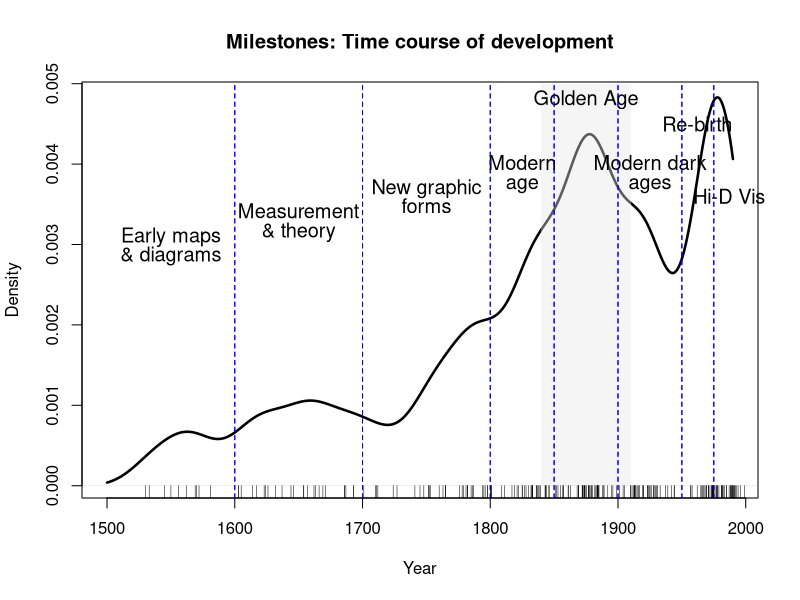
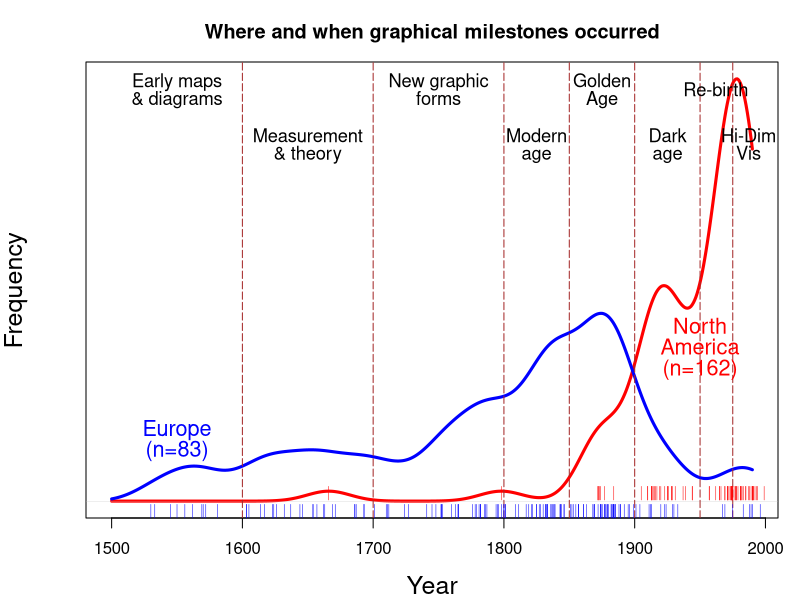

These charts were generated, in order, by the following R code:
library(here)
#cd(dropbox_folder())
#cd("Documents/TOGS/front/fig")

# all milestone events

subset<- c(1530, 1533, 1545, 1550, 1556, 1562, 1569, 1570, 1572, 1581,
1605, 1603, 1603, 1614, 1617, 1624, 1623, 1626, 1632, 1637, 1644,
1646, 1654, 1654, 1657, 1663, 1662, 1666, 1669, 1671, 1686, 1686,
1687, 1693, 1693, 1701, 1710, 1711, 1712, 1724, 1727, 1745, 1741,
1748, 1752, 1752, 1752, 1753, 1765, 1760, 1763, 1765, 1765, 1781,
1776, 1778, 1779, 1782, 1782, 1782, 1785, 1786, 1787, 1794, 1795,
1796, 1798, 1798, 1800, 1800, 1801, 1801, 1809, 1811, 1817, 1819,
1825, 1821, 1822, 1825, 1827, 1828, 1832, 1830, 1832, 1833, 1833,
1833, 1833, 1836, 1836, 1837, 1838, 1839, 1839, 1843, 1843, 1843,
1844, 1846, 1846, 1851, 1852, 1853, 1855, 1857, 1857, 1857, 1861,
1861, 1863, 1868, 1869, 1869, 1869, 1872, 1872, 1872, 1872, 1873,
1874, 1874, 1874, 1874, 1875, 1875, 1877, 1877, 1877, 1878, 1878,
1879, 1879, 1889, 1880, 1882, 1882, 1883, 1884, 1884, 1884, 1884,
1884, 1885, 1885, 1885, 1888, 1889, 1892, 1895, 1896, 1899, 1901,
1904, 1905, 1910, 1910, 1911, 1912, 1913, 1913, 1913, 1913, 1914,
1914, 1915, 1920, 1916, 1917, 1925, 1919, 1920, 1923, 1923, 1924,
1925, 1926, 1929, 1928, 1928, 1929, 1930, 1931, 1933, 1942, 1937,
1939, 1944, 1944, 1957, 1957, 1958, 1962, 1965, 1966, 1965, 1967,
1968, 1969, 1969, 1969, 1971, 1971, 1971, 1972, 1973, 1973, 1974,
1974, 1974, 1974, 1975, 1975, 1975, 1975, 1975, 1976, 1977, 1977,
1978, 1978, 1979, 1981, 1981, 1981, 1982, 1982, 1983, 1983, 1985,
1985, 1987, 1988, 1988, 1989, 1989, 1990, 1990, 1990, 1990, 1990,
1991, 1991, 1993, 1992, 1994, 1996, 1999)

den <- density(subset, from=1500, to=1990, bw="sj")

#  standard plot -- all together
plot(density(subset, from=1500, to=1990, bw="sj"), lwd=2.5,
	main="Milestones: Time course of development",
	xlab="Year")
rect(1840, 0, 1910, 0.005, col=grey(.90, alpha=0.4), border=NA)
	ref <-c(1600, 1700, 1800, 1850, 1900, 1950, 1975)
	abline(v= ref, lty=2, lwd=1, col="blue")
	labx<-c(1550, 1650, 1750, 1825, 1875, 1925, 1962, 1987)
	laby<- 0.003 + 0.0003 * c(0, 1, 2, 3, 6, 3, 5, 2)
	txt1 <-c("Early maps\n& diagrams",
		 "Measurement\n& theory", 
		 "New graphic\nforms", 
		 "Modern\nage", 
		 "Golden Age", 
		 "Modern dark\nages", 
		 "Re-birth", 
		 "Hi-D Vis")
oldpar <- par(lheight=0.8)
text(labx, laby, labels=txt1, cex=1.2, xpd=TRUE)
rug(subset, quiet=TRUE)

# separate curves for Eur and NAmer

#parts <- split(mileyears, mileyears$where)
#s1 <- mileyears$where == 'NAmer'
#s2 <- mileyears$where == 'Eur'
#sub1 <- years[years>start & s1]
#sub2 <- years[years>start & s2]
#dput(sub1)

	# North America
	sub1 <-
	c(1666, 1798, 1872, 1872, 1872, 1873, 1874, 1877, 1884, 1905,
	1910, 1910, 1913, 1913, 1913, 1914, 1914, 1915, 1916, 1917, 1925,
	1919, 1920, 1923, 1925, 1926, 1929, 1928, 1928, 1931, 1937, 1939,
	1944, 1944, 1957, 1957, 1962, 1965, 1966, 1965, 1969, 1969, 1971,
	1971, 1971, 1972, 1973, 1973, 1974, 1974, 1974, 1974, 1975, 1975,
	1975, 1975, 1976, 1977, 1977, 1978, 1978, 1979, 1981, 1981, 1981,
	1982, 1982, 1983, 1985, 1985, 1987, 1988, 1989, 1990, 1990, 1990,
	1990, 1991, 1991, 1993, 1992, 1994, 1999)
	# Europe
	# dput(sub2)
	sub2 <-
	c(1530, 1533, 1545, 1550, 1556, 1562, 1569, 1570, 1572, 1581,
	1605, 1603, 1603, 1614, 1617, 1624, 1623, 1626, 1632, 1637, 1644,
	1646, 1654, 1654, 1657, 1663, 1662, 1669, 1671, 1686, 1686, 1687,
	1693, 1693, 1701, 1710, 1711, 1712, 1724, 1727, 1745, 1741, 1748,
	1752, 1752, 1752, 1753, 1765, 1760, 1763, 1765, 1765, 1781, 1776,
	1778, 1779, 1782, 1782, 1782, 1785, 1786, 1787, 1794, 1795, 1796,
	1798, 1800, 1800, 1801, 1801, 1809, 1811, 1817, 1819, 1825, 1821,
	1822, 1825, 1827, 1828, 1832, 1830, 1832, 1833, 1833, 1833, 1833,
	1836, 1836, 1837, 1838, 1839, 1839, 1843, 1843, 1843, 1844, 1846,
	1846, 1851, 1852, 1853, 1855, 1857, 1857, 1857, 1861, 1861, 1863,
	1868, 1869, 1869, 1869, 1872, 1874, 1874, 1874, 1875, 1875, 1877,
	1877, 1878, 1878, 1879, 1879, 1889, 1880, 1882, 1882, 1883, 1884,
	1884, 1884, 1884, 1885, 1885, 1885, 1888, 1889, 1892, 1895, 1896,
	1899, 1901, 1904, 1911, 1912, 1913, 1920, 1923, 1924, 1929, 1930,
	1933, 1967, 1969, 1975, 1983, 1988, 1989, 1990, 1996)

# 


	d1 <- density(sub1, from=1500, to=1990, bw="sj", adjust=2.5)  # adjust=2.5  to more nearly equate
	d2 <- density(sub2, from=1500, to=1990, bw="sj", adjust=0.75)  # adjust=0.75
	f1 <- d1$y # * length(sub1)
	f2 <- d2$y # * length(sub2)
	#(bw1 <- d1$bw)
	#(bw2 <- d2$bw)
	
	ref <-c(1600, 1700, 1800, 1850, 1900, 1950, 1975)
	abline(v= ref, lty=2, lwd=1, col="blue")
	labx<-c(1550, 1650, 1750, 1825, 1875, 1925, 1962, 1987)

	txt1 <-c("Early maps\n& diagrams",
		 "Measurement\n& theory", 
		 "New graphic\nforms", 
		 "Modern\nage", 
		 "Golden\nAge", 
#		 "Modern dark\nage", 
		 "Dark\nage", 
		 "Re-birth", 
		 "Hi-Dim\nVis")
		 
#cd(dropbox_folder())
#cd("Documents/TOGS/front/fig")

#fn <- here("figs", "00_1-mileyears4.png")
png(filename=here("figs", "00_1-mileyears4.png"), res=300, width=9, height=6, units="in", pointsize=16)
svg(filename=here("figs", "00_1-mileyears4.svg"), width=9, height=6, pointsize=16)
	 
oldpar <- par(lheight=0.8, mar=c(4,4.2,3,1)+.1, yaxt="n")
	xlim <- range(c(d1$x, d2$x), na.rm=TRUE)
	ylim <- range(0, f1, f2)
	lab1 <- sprintf("Europe\n(n=%d)", length(sub1))
	lab2 <- sprintf("North\nAmerica\n(n=%d)", length(sub2))
	
	plot(d1, xlim=xlim, ylim=ylim, col="red", lwd=3,
		main="Where and when graphical milestones occurred",
		xlab="Year", ylab="Frequency",
		cex.lab=1.5)
	lines(d2, xlim=xlim, ylim=ylim, col="blue", lwd=3)
	abline(v= ref, lty="longdash", col="brown")
	laby <- 0.008 + 0.0008 * c(0, 1, 2, 3, 5, 3, 5, 3)
	laby <- 0.008 + 0.0008 * c(5, 3, 5, 3, 5, 3, 5, 3)
	text(labx, laby, labels=txt1, cex=1.1, xpd=TRUE)
	text(1550, 0.001, lab1, col="blue", pos=3, cex=1.3)
	text(1950, 0.0045, lab2, col="red", cex=1.3)
	
	rug(sub1, quiet=TRUE, col="red", line=-.9)
	rug(sub2, quiet=TRUE, col="blue")

par <- oldpar
dev.off()
